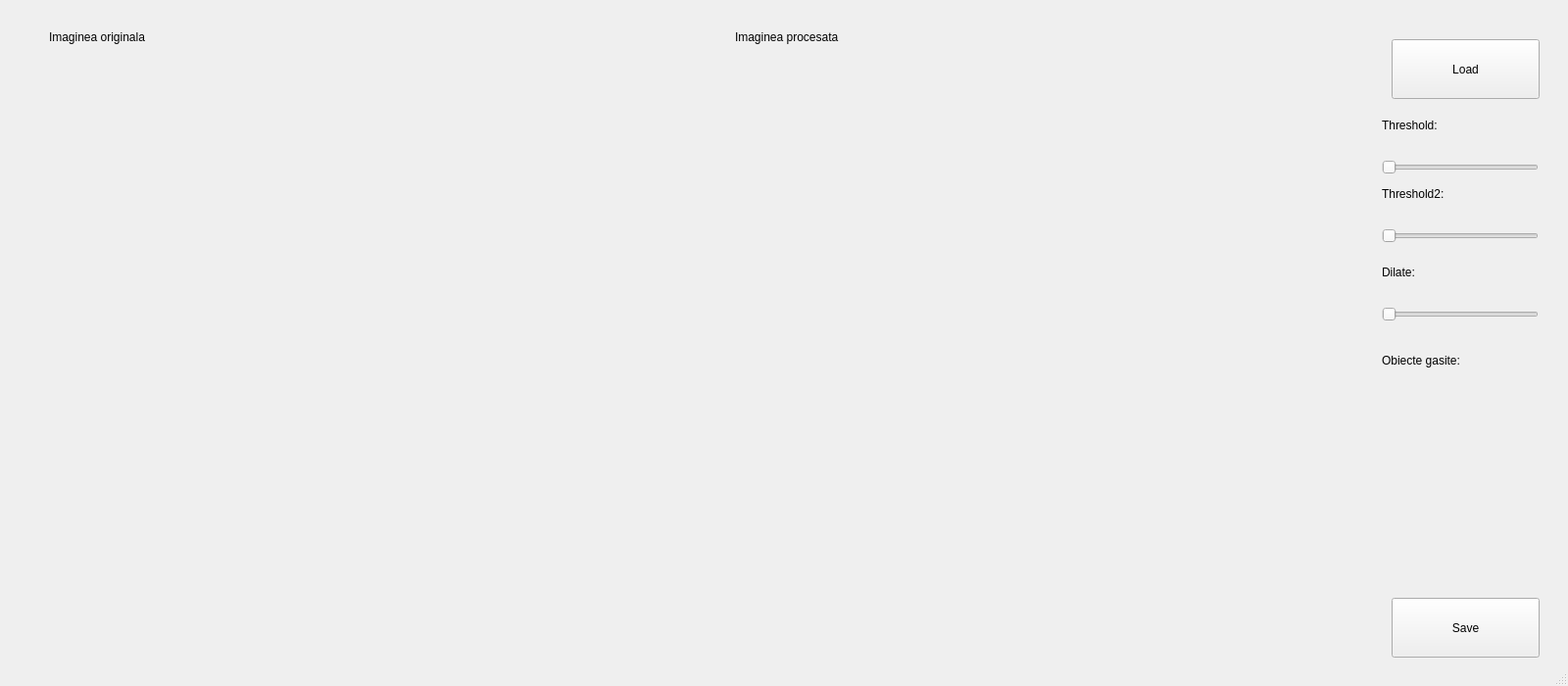
<?xml version="1.0" encoding="UTF-8"?>
<ui version="4.0">
 <class>MainWindow</class>
 <widget class="QMainWindow" name="MainWindow">
  <property name="geometry">
   <rect>
    <x>0</x>
    <y>0</y>
    <width>1600</width>
    <height>700</height>
   </rect>
  </property>
  <property name="windowTitle">
   <string>MainWindow</string>
  </property>
  <widget class="QWidget" name="centralwidget">
   <widget class="QLabel" name="originalImageLabel">
    <property name="geometry">
     <rect>
      <x>50</x>
      <y>70</y>
      <width>600</width>
      <height>600</height>
     </rect>
    </property>
    <property name="text">
     <string/>
    </property>
   </widget>
   <widget class="QSlider" name="thresholdSlider">
    <property name="geometry">
     <rect>
      <x>1410</x>
      <y>160</y>
      <width>160</width>
      <height>22</height>
     </rect>
    </property>
    <property name="maximum">
     <number>255</number>
    </property>
    <property name="orientation">
     <enum>Qt::Horizontal</enum>
    </property>
   </widget>
   <widget class="QLabel" name="thresholdLabel">
    <property name="geometry">
     <rect>
      <x>1410</x>
      <y>120</y>
      <width>91</width>
      <height>16</height>
     </rect>
    </property>
    <property name="text">
     <string>Threshold:</string>
    </property>
   </widget>
   <widget class="QLabel" name="threshold2Label">
    <property name="geometry">
     <rect>
      <x>1410</x>
      <y>190</y>
      <width>101</width>
      <height>16</height>
     </rect>
    </property>
    <property name="text">
     <string>Threshold2:</string>
    </property>
   </widget>
   <widget class="QLabel" name="processedImageLabel">
    <property name="geometry">
     <rect>
      <x>750</x>
      <y>70</y>
      <width>600</width>
      <height>600</height>
     </rect>
    </property>
    <property name="text">
     <string/>
    </property>
   </widget>
   <widget class="QPushButton" name="loadImageButton">
    <property name="geometry">
     <rect>
      <x>1420</x>
      <y>40</y>
      <width>151</width>
      <height>61</height>
     </rect>
    </property>
    <property name="text">
     <string>Load</string>
    </property>
   </widget>
   <widget class="QSlider" name="thresholdSlider2">
    <property name="geometry">
     <rect>
      <x>1410</x>
      <y>230</y>
      <width>160</width>
      <height>22</height>
     </rect>
    </property>
    <property name="maximum">
     <number>255</number>
    </property>
    <property name="orientation">
     <enum>Qt::Horizontal</enum>
    </property>
   </widget>
   <widget class="QLabel" name="dilateLabel">
    <property name="geometry">
     <rect>
      <x>1410</x>
      <y>270</y>
      <width>71</width>
      <height>16</height>
     </rect>
    </property>
    <property name="text">
     <string>Dilate:</string>
    </property>
   </widget>
   <widget class="QSlider" name="dilationSlider">
    <property name="geometry">
     <rect>
      <x>1410</x>
      <y>310</y>
      <width>160</width>
      <height>22</height>
     </rect>
    </property>
    <property name="maximum">
     <number>10</number>
    </property>
    <property name="orientation">
     <enum>Qt::Horizontal</enum>
    </property>
   </widget>
   <widget class="QLabel" name="label">
    <property name="geometry">
     <rect>
      <x>1410</x>
      <y>360</y>
      <width>121</width>
      <height>16</height>
     </rect>
    </property>
    <property name="text">
     <string>Obiecte gasite:</string>
    </property>
   </widget>
   <widget class="QLabel" name="label_2">
    <property name="geometry">
     <rect>
      <x>50</x>
      <y>30</y>
      <width>191</width>
      <height>16</height>
     </rect>
    </property>
    <property name="text">
     <string>Imaginea originala</string>
    </property>
   </widget>
   <widget class="QLabel" name="label_3">
    <property name="geometry">
     <rect>
      <x>750</x>
      <y>30</y>
      <width>161</width>
      <height>16</height>
     </rect>
    </property>
    <property name="text">
     <string>Imaginea procesata</string>
    </property>
   </widget>
   <widget class="QPushButton" name="saveButton">
    <property name="geometry">
     <rect>
      <x>1420</x>
      <y>610</y>
      <width>151</width>
      <height>61</height>
     </rect>
    </property>
    <property name="text">
     <string>Save</string>
    </property>
   </widget>
  </widget>
  <widget class="QMenuBar" name="menubar">
   <property name="geometry">
    <rect>
     <x>0</x>
     <y>0</y>
     <width>1600</width>
     <height>22</height>
    </rect>
   </property>
  </widget>
  <widget class="QStatusBar" name="statusbar"/>
 </widget>
 <resources/>
 <connections/>
</ui>
